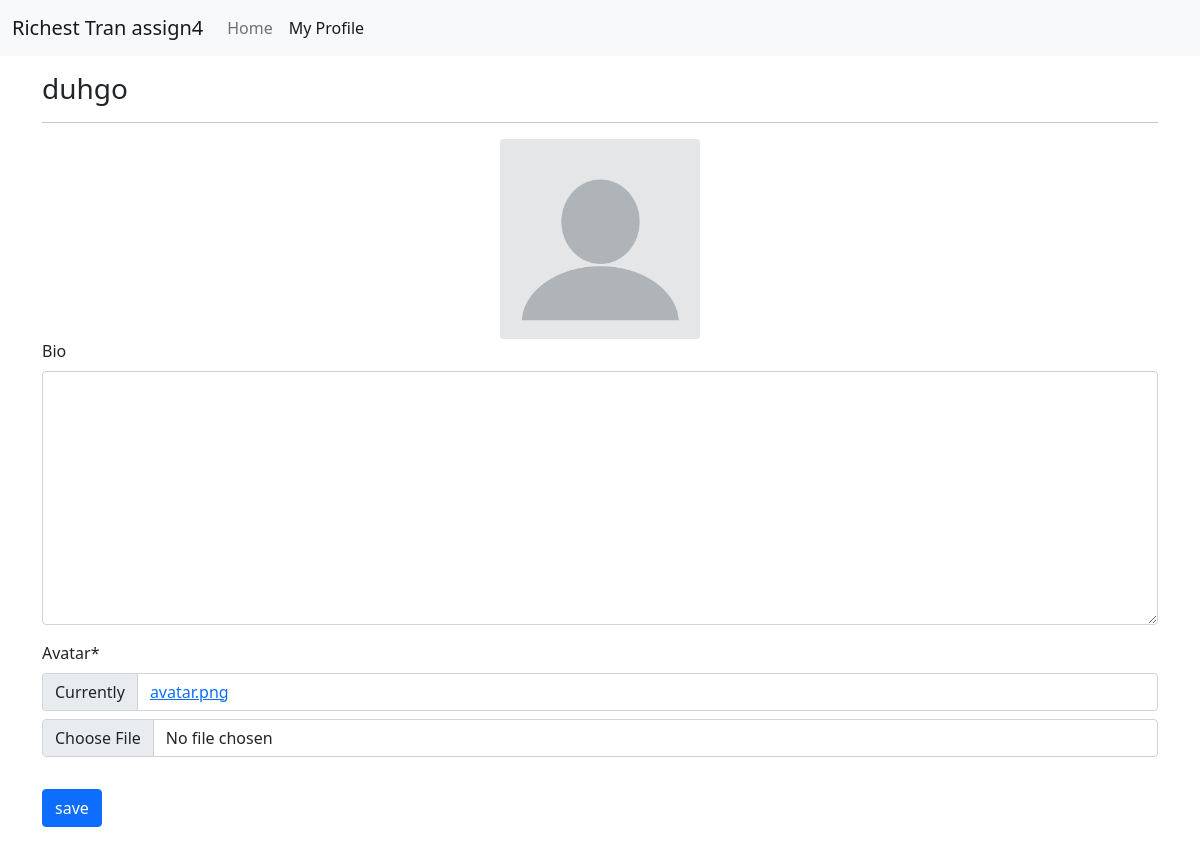
/profiles/my/ (signed in), run on an earlier commit of the app's database.
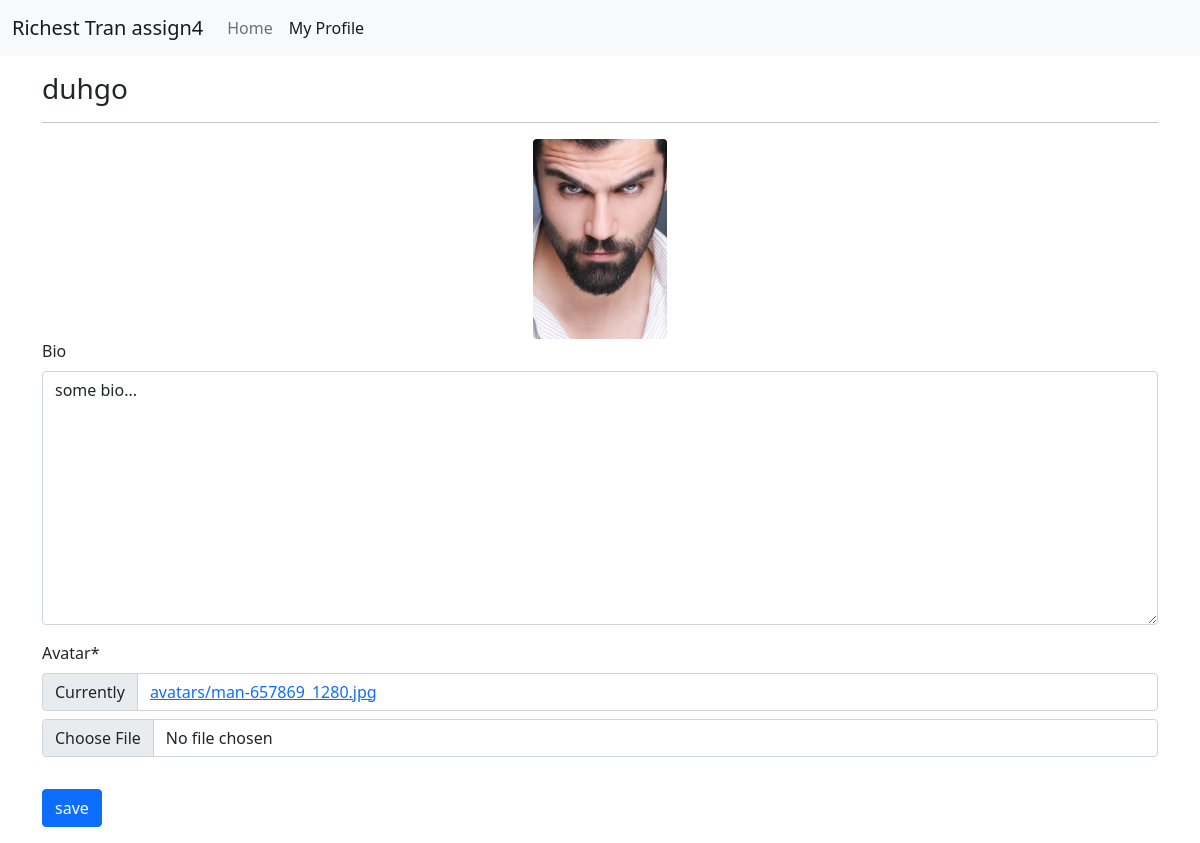
And on a later commit of the database.
### profiles/models.py (models this page shows, shortened)
class Profile(models.Model):
  user = models.OneToOneField(User, on_delete= models.CASCADE)
  bio = models.TextField(blank=True)
  avatar = models.ImageField(default = 'avatar.png', upload_to='avatars')
  updated = models.DateTimeField(auto_now=True)
  created = models.DateTimeField(auto_now_add=True)

### profiles/views.py (the view, shortened to what this page needs)
# urls.py: path('my/', my_profile_view, name='my-profile'),
@login_required
def my_profile_view(request):
  obj= Profile.objects.get(user=request.user)
  form = ProfileForm(request.POST or None, request.FILES or None, instance=obj)
  context = {
    'obj': obj,
    'form': form,
  }
  return render(request, 'profiles/main.html',context)

### profiles/forms.py
class ProfileForm(forms.ModelForm):
  class Meta:
    model = Profile
    fields = ('bio','avatar',)

### profiles/templates/profiles/main.html (shortened to what this page needs)
{% extends "base.html" %}
{% load static%}
{% load crispy_forms_tags%}
{% block content %}
  <h3>{{obj.user}}</h3>
  <hr>
  <div class="text-center" id="avatar-box">
    <img src="{{obj.avatar.url}}" class="rounded" height="200px" width="auto" alt="{{obj.user.username}}">
  </div>
  <form id ="profile-form">
    {{form|crispy}}
    <button type="submit" class ="btn btn-primary mt-3"> save</button>
{% endblock content %}

What changed in the data, as far as the page shows it:
changed Profile "duhgo": avatar: picture added in place of a placeholder; bio (not shown) → "some bio..."
Also different on the page:
text no longer shown: "Bio Avatar * Currently avatar.png"
text now shown: "Bio Avatar * Currently avatars/man-657869_1280.jpg"
